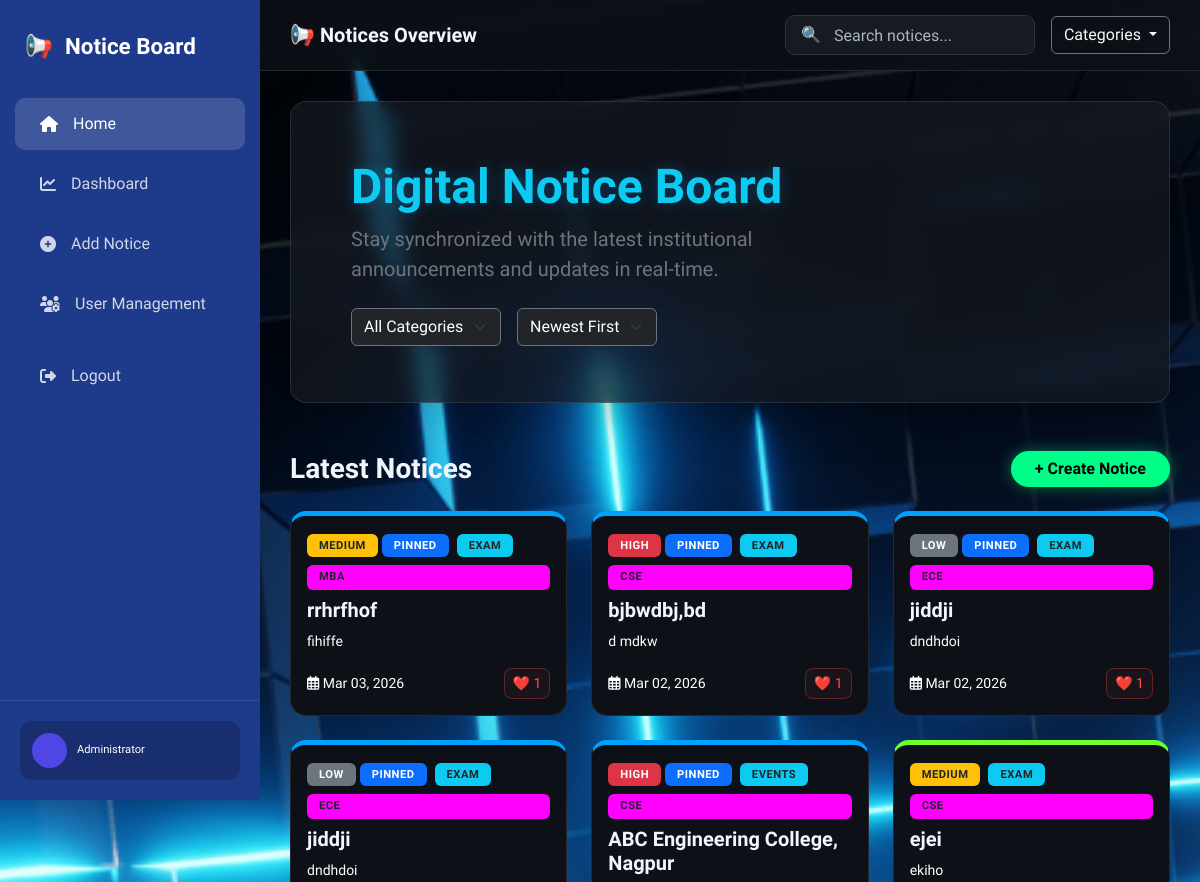
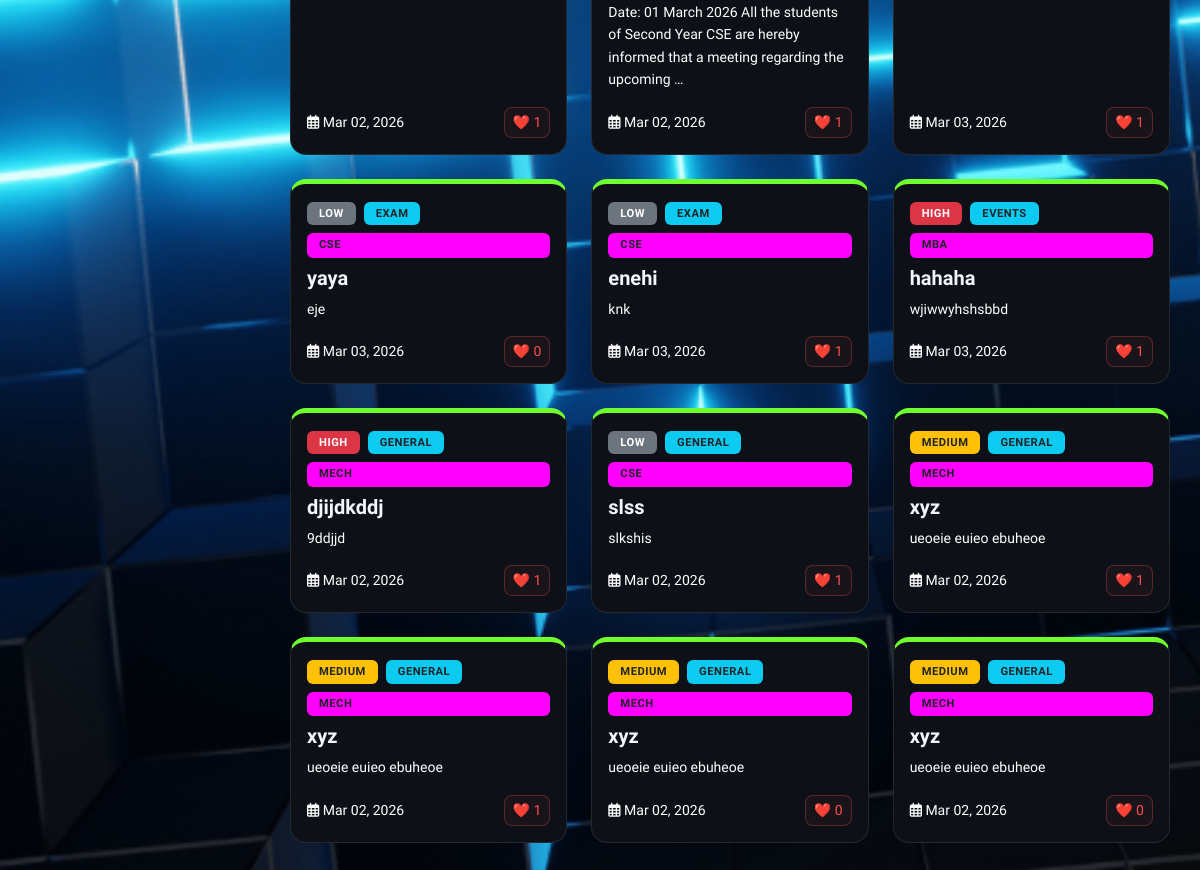
The page / on the database its author committed (2 pictures, top to bottom).
### noticeboard/models.py (models this page shows, shortened)
class Notice(models.Model):
    title = models.CharField(max_length=255)
    content = models.TextField()
    category = models.ForeignKey(Category, on_delete=models.CASCADE)
    attachment = models.FileField(upload_to='notice_files/', null=True, blank=True)
    created_by = models.ForeignKey(User, on_delete=models.CASCADE)
    created_at = models.DateTimeField(auto_now_add=True)
    expiry_date = models.DateTimeField(null=True, blank=True)
    department = models.CharField(
        max_length=20,
        choices=Profile.DEPARTMENT_CHOICES,
        default='cse'
    )
    views_count = models.IntegerField(default=0)
    is_pinned = models.BooleanField(default=False)
    likes = models.ManyToManyField(User, related_name='liked_notices', blank=True)
    PRIORITY_CHOICES = [
        ('low', 'Low'),
        ('medium', 'Medium'),
        ('high', 'High'),
    ]
    priority = models.CharField(
        max_length=10,
        choices=PRIORITY_CHOICES,
        default='low'
    )

class Category(models.Model):
    name = models.CharField(max_length=100)

### noticeboard/views.py (the view)
# urls.py: 2. Add a URL to urlpatterns:  path('', views.home, name='home')
def home(request):
    notices = Notice.objects.select_related('category').all()
    categories = Category.objects.all()
    notices = notices.filter(
        models.Q(expiry_date__isnull=True) |
        models.Q(expiry_date__gt=timezone.now())
    )
    search_query = request.GET.get('search')
    if search_query:
        notices = notices.filter(
            title__icontains=search_query
        )
    category_id = request.GET.get('category')
    if category_id and category_id != "all":
        notices = notices.filter(category_id=category_id)
    sort = request.GET.get('sort', '-created_at')
    notices = notices.order_by('-is_pinned', sort)
    context = {
        'notices': notices,
        'categories': categories,
    }
    return render(request, 'noticeboard/home.html', context)

### noticeboard/templates/noticeboard/home.html (shortened to what this page needs)
{% extends 'noticeboard/base.html' %}
{% block content %}
<div class="p-5 mb-5 hero-glass rounded-4 shadow-lg">
  <div class="container-fluid py-2">
    <h1 class="display-5 fw-bold text-info">Digital Notice Board</h1>
    <p class="col-md-8 fs-5 text-secondary">
      Stay synchronized with the latest institutional announcements and updates in real-time.
    </p>
    <div class="d-flex gap-3 mt-4">
      <form method="GET" class="z-top">
        <select name="category" class="form-select bg-dark text-white border-secondary" onchange="this.form.submit()">
          <option value="all">All Categories</option>
        </select>
      </form>
      <form method="GET" class="z-top">
        <select name="sort" class="form-select bg-dark text-white border-secondary" onchange="this.form.submit()">
          <option value="-created_at" {% if request.GET.sort == "-created_at" %}selected{% endif %}>Newest First</option>
        </select>
      </form>
    </div>
  </div>
</div>
<div class="d-flex justify-content-between align-items-center mb-4">
    <h3 class="mb-0 fw-bold">Latest Notices</h3>
    <a href="{% url 'add_notice' %}" class="btn btn-success fw-bold rounded-pill px-4 z-top"
       style="background: #00ff88; color: black; border: none; box-shadow: 0 0 15px rgba(0,255,136,0.4);">
       + Create Notice
    </a>
</div>
<div class="row">
  {% for notice in notices %}
  <div class="col-md-4 mb-4">
    <div class="card notice-card h-100 position-relative">
      <div class="card-body d-flex flex-column">
        <div class="mb-2 z-top">
          {% if notice.priority == 'high' %}
            <span class="badge bg-danger">High</span>
          {% elif notice.priority == 'medium' %}
            <span class="badge bg-warning text-dark">Medium</span>
          {% else %}
            <span class="badge bg-secondary">Low</span>
          {% endif %}
          {% if notice.is_pinned %}
            <span class="badge bg-primary">Pinned</span>
          {% endif %}
          <span class="badge bg-info text-dark ms-1">
            {{ notice.category.name }}
          </span>
        </div>
        <span class="deptt text-dark">
           {{ notice.department|default:"General" }}
        </span>
        <h5 class="mt-2">
          <a href="{% url 'notice_detail' notice.id %}" class="card-title-link text-decoration-none text-info fw-bold">
            {{ notice.title }}
          </a>
        </h5>
        <p class="card-text text-secondary small mb-3">
          {{ notice.content|truncatewords:20 }}
        </p>
        <div class="mt-auto d-flex justify-content-between align-items-center z-top">
            <small class="text-muted">
                <i class="fa-regular fa-calendar-days"></i> {{ notice.created_at|date:"M d, Y" }}
            </small>
            <button class="btn btn-sm btn-outline-danger like-btn" data-id="{{ notice.id }}">
              ❤️ <span id="like-count-{{ notice.id }}">{{ notice.likes.count }}</span>
            </button>
        </div>
      </div>
    </div>
  </div>
  {% empty %}
    <div class="col-12 text-center py-5">
        <p class="text-muted fs-4">No notices available in this category.</p>
    </div>
  {% endfor %}
</div>
{% endblock %}

### noticeboard/static/css/style.css (style rules this page uses)
:root { --bg-deep: #2cf8ff; --card-bg: #000000; --sidebar-bg: #be6e95; --neon-green: #70ff2e; --neon-red: #ff4d4d; --neon-blue: #00a2ff; --neon-yellow: #ffcc00; --text-main: #f0f6fc; --text-dim: #ffffff; --border-glow: #ffffff; }
body { background-image: url("/static/images/background.png"); background-size: cover; background-position: center; background-repeat: no-repeat; background-attachment: fixed; background-color: var(--bg-deep) !important; color: var(--text-main) !important; font-family: 'Segoe UI', Roboto, Helvetica, Arial, sans-serif; }
.display-5 { color: var(--neon-blue); text-shadow: 0 0 15px rgba(0, 162, 255, 0.3); }
.card { background-color: var(--card-bg) !important; border: 1px solid var(--border-glow) !important; border-radius: 16px !important; transition: all 0.3s cubic-bezier(0.4, 0, 0.2, 1); overflow: hidden; }
.card:has(.bg-danger) { border-top: 5px solid var(--neon-red) !important; }
.card:has(.bg-warning) { border-top: 5px solid var(--neon-yellow) !important; }
.card:has(.bg-info), .card:has(.bg-success) { border-top: 5px solid var(--neon-green) !important; }
.card:has(.bg-primary) { border-top: 5px solid var(--neon-blue) !important; }
.badge { padding: 6px 12px !important; font-weight: 700 !important; letter-spacing: 0.5px; border-radius: 6px !important; text-transform: uppercase; font-size: 0.7rem !important; }
.card-body h5 a { color: var(--text-main) !important; text-decoration: none !important; }
.card-text { color: var(--text-dim) !important; line-height: 1.6; }
.text-muted { color: var(--text-dim) !important; font-weight: 500; }
.like-btn { border: 1px solid rgba(255, 77, 77, 0.3) !important; color: var(--neon-red) !important; background: rgba(255, 77, 77, 0.05) !important; border-radius: 8px !important; transition: 0.2s; }
input, textarea, select { background-color: #8492ff !important; border: 1px solid var(--border-glow) !important; color: white !important; }
.deptt { background-color: #ff00ff; padding: 4px 12px !important; font-weight: 700 !important; letter-spacing: 0.5px; border-radius: 6px !important; text-transform: uppercase; font-size: 0.7rem !important; }

### noticeboard/templates/noticeboard/base.html (style rules this page uses)
:root { --side-blue: #1e3a8a; --side-hover: rgba(255, 255, 255, 0.1); --bg-body: #0d1117; --sidebar-width: 260px; }
body { font-family: 'Plus Jakarta Sans', sans-serif; background-color: var(--bg-body); color: #ffffff; overflow-x: hidden; }

### noticeboard/templates/noticeboard/home.html (style rules this page uses)
.hero-glass { background: rgba(22, 27, 34, 0.7) !important; backdrop-filter: blur(10px); border: 1px solid rgba(255, 255, 255, 0.1); color: white; }
.notice-card { background: #0d1117 !important; border: 1px solid rgba(255, 255, 255, 0.1) !important; border-radius: 16px !important; transition: all 0.3s cubic-bezier(0.175, 0.885, 0.32, 1.275); overflow: hidden; }
.z-top { position: relative; z-index: 5; }
.card-title-link::after { position: absolute; top: 0; right: 0; bottom: 0; left: 0; z-index: 1; content: ""; }
.deptt { color: #8b949e; font-size: 0.85rem; }

### rows shown on the page
Notice: priority "MEDIUM", is_pinned "PINNED", category.name "EXAM", department "MBA", title "rrhrfhof", content "fihiffe", created_at "Mar 03, 2026", likes.count "1"
Notice: priority "HIGH", is_pinned "PINNED", category.name "EXAM", department "CSE", title "bjbwdbj,bd", content "d mdkw", created_at "Mar 02, 2026", likes.count "1"
Notice: priority "LOW", is_pinned "PINNED", category.name "EXAM", department "ECE", title "jiddji", content "dndhdoi", created_at "Mar 02, 2026", likes.count "1"
Notice: priority "LOW", is_pinned "PINNED", category.name "EXAM", department "ECE", title "jiddji", content "dndhdoi", created_at "Mar 02, 2026", likes.count "1"
Notice: priority "HIGH", is_pinned "PINNED", category.name "EVENTS", department "CSE", title "ABC Engineering College, Nagpur", content "Date: 01 March 2026 All the students of Second Year CSE are hereby informed that a meeting regarding the upcoming …", created_at "Mar 02, 2026", likes.count "1"
Notice: priority "MEDIUM", category.name "EXAM", department "CSE", title "ejei", content "ekiho", created_at "Mar 03, 2026", likes.count "1"
Notice: priority "LOW", category.name "EXAM", department "CSE", title "yaya", content "eje", created_at "Mar 03, 2026", likes.count "0"
Notice: priority "LOW", category.name "EXAM", department "CSE", title "enehi", content "knk", created_at "Mar 03, 2026", likes.count "1"
Notice: priority "HIGH", category.name "EVENTS", department "MBA", title "hahaha", content "wjiwwyhshsbbd", created_at "Mar 03, 2026", likes.count "1"
Notice: priority "HIGH", category.name "GENERAL", department "MECH", title "djijdkddj", content "9ddjjd", created_at "Mar 02, 2026", likes.count "1"
Notice: priority "LOW", category.name "GENERAL", department "CSE", title "slss", content "slkshis", created_at "Mar 02, 2026", likes.count "1"
Notice: priority "MEDIUM", category.name "GENERAL", department "MECH", title "xyz", content "ueoeie euieo ebuheoe", created_at "Mar 02, 2026", likes.count "1"
Notice: priority "MEDIUM", category.name "GENERAL", department "MECH", title "xyz", content "ueoeie euieo ebuheoe", created_at "Mar 02, 2026", likes.count "1"
Notice: priority "MEDIUM", category.name "GENERAL", department "MECH", title "xyz", content "ueoeie euieo ebuheoe", created_at "Mar 02, 2026", likes.count "0"
Notice: priority "MEDIUM", category.name "GENERAL", department "MECH", title "xyz", content "ueoeie euieo ebuheoe", created_at "Mar 02, 2026", likes.count "0"
